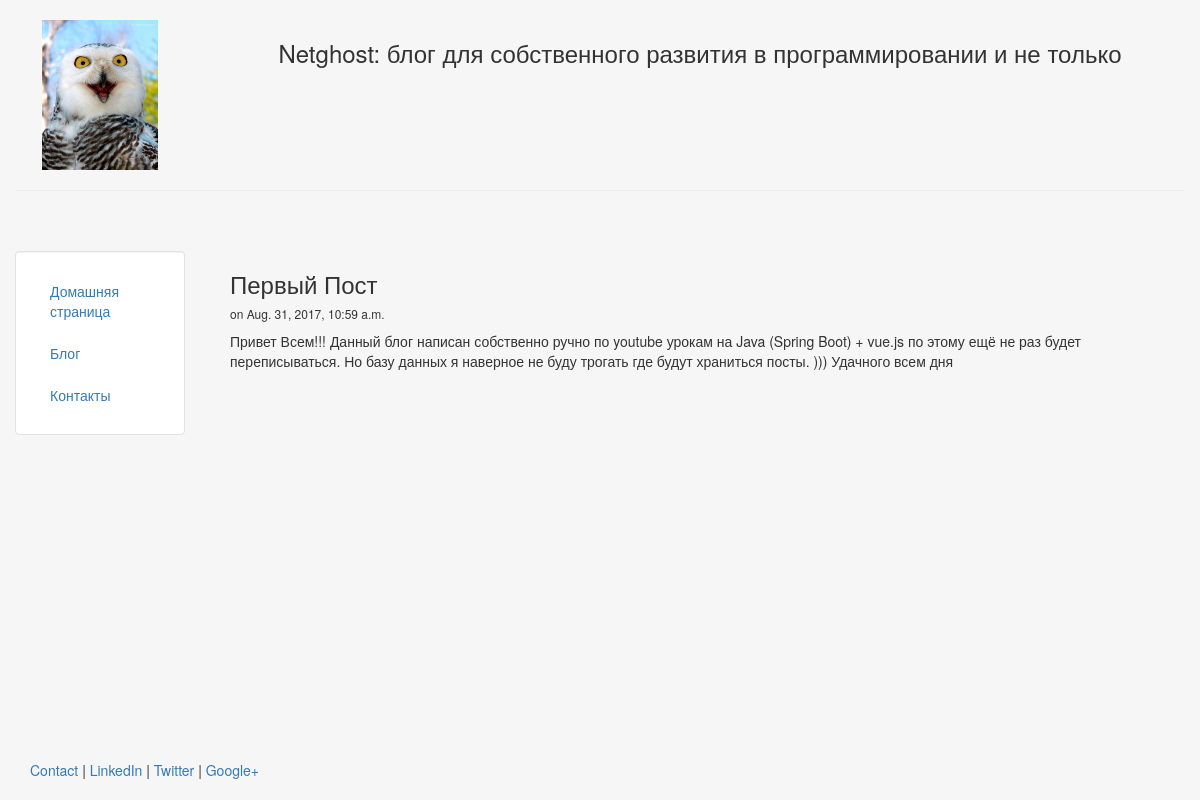
The page /blog/1 on the database its author committed.
### blog/models.py (models this page shows, shortened)
class Post(models.Model):
    title = models.CharField(max_length = 140)
    body = models.TextField()
    date = models.DateTimeField()

### blog/templates/blog/post.html
{% extends "personal/header.html" %}
{% block content %}
    <H3>{{post.title}}</H3>
    <h6>on {{post.date}}</h6>
    {{post.body | safe|linebreaks}}
{% endblock %}

### personal/templates/personal/header.html (style rules this page uses)
html, body { height:100% }

### rows shown on the page
Post: title "Первый Пост", date "Aug. 31, 2017, 10:59 a.m.", body "Привет Всем!!! Данный блог написан собственно ручно по youtube урокам на Java (Spring Boot) + vue.js по этому ещё не раз будет переписываться. Но базу данных я наверное не буду трогать где будут храниться посты. ))) Удачного всем дня"
